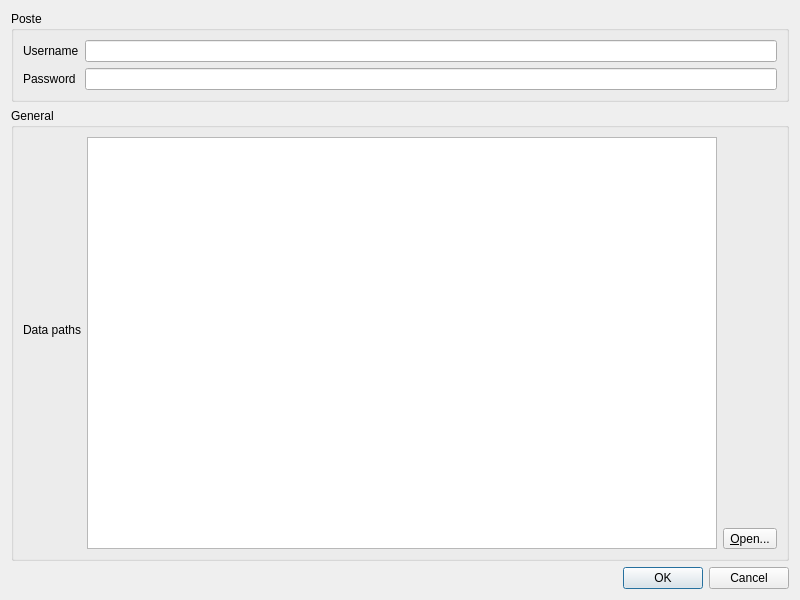
<?xml version="1.0" encoding="UTF-8"?>
<ui version="4.0">
 <class>Dialog</class>
 <widget class="QDialog" name="Dialog">
  <property name="geometry">
   <rect>
    <x>0</x>
    <y>0</y>
    <width>800</width>
    <height>600</height>
   </rect>
  </property>
  <property name="windowTitle">
   <string>Dialog</string>
  </property>
  <layout class="QVBoxLayout" name="verticalLayout">
   <item>
    <widget class="QGroupBox" name="groupBox">
     <property name="sizePolicy">
      <sizepolicy hsizetype="Preferred" vsizetype="Fixed">
       <horstretch>0</horstretch>
       <verstretch>0</verstretch>
      </sizepolicy>
     </property>
     <property name="title">
      <string>Poste</string>
     </property>
     <layout class="QFormLayout" name="formLayout_2">
      <property name="sizeConstraint">
       <enum>QLayout::SizeConstraint::SetDefaultConstraint</enum>
      </property>
      <item row="0" column="0">
       <widget class="QLabel" name="label">
        <property name="text">
         <string>Username</string>
        </property>
       </widget>
      </item>
      <item row="0" column="1">
       <widget class="QLineEdit" name="usernameLineEdit"/>
      </item>
      <item row="1" column="0">
       <widget class="QLabel" name="label_2">
        <property name="text">
         <string>Password</string>
        </property>
       </widget>
      </item>
      <item row="1" column="1">
       <widget class="QLineEdit" name="passwordLineEdit"/>
      </item>
     </layout>
    </widget>
   </item>
   <item>
    <widget class="QGroupBox" name="groupBox_2">
     <property name="title">
      <string>General</string>
     </property>
     <layout class="QGridLayout" name="gridLayout_2">
      <property name="sizeConstraint">
       <enum>QLayout::SizeConstraint::SetMaximumSize</enum>
      </property>
      <item row="0" column="0">
       <widget class="QLabel" name="label_3">
        <property name="text">
         <string>Data paths</string>
        </property>
       </widget>
      </item>
      <item row="0" column="1" rowspan="2">
       <widget class="QPlainTextEdit" name="dataPaths">
        <property name="sizeAdjustPolicy">
         <enum>QAbstractScrollArea::SizeAdjustPolicy::AdjustToContents</enum>
        </property>
        <property name="readOnly">
         <bool>true</bool>
        </property>
       </widget>
      </item>
      <item row="1" column="2">
       <widget class="QToolButton" name="openFileChooser">
        <property name="text">
         <string>&amp;Open...</string>
        </property>
       </widget>
      </item>
     </layout>
    </widget>
   </item>
   <item>
    <widget class="QDialogButtonBox" name="buttonBox">
     <property name="orientation">
      <enum>Qt::Orientation::Horizontal</enum>
     </property>
     <property name="standardButtons">
      <set>QDialogButtonBox::StandardButton::Cancel|QDialogButtonBox::StandardButton::Ok</set>
     </property>
    </widget>
   </item>
  </layout>
 </widget>
 <resources/>
 <connections>
  <connection>
   <sender>buttonBox</sender>
   <signal>accepted()</signal>
   <receiver>Dialog</receiver>
   <slot>accept()</slot>
   <hints>
    <hint type="sourcelabel">
     <x>257</x>
     <y>190</y>
    </hint>
    <hint type="destinationlabel">
     <x>157</x>
     <y>199</y>
    </hint>
   </hints>
  </connection>
  <connection>
   <sender>buttonBox</sender>
   <signal>rejected()</signal>
   <receiver>Dialog</receiver>
   <slot>reject()</slot>
   <hints>
    <hint type="sourcelabel">
     <x>325</x>
     <y>190</y>
    </hint>
    <hint type="destinationlabel">
     <x>286</x>
     <y>199</y>
    </hint>
   </hints>
  </connection>
 </connections>
</ui>
